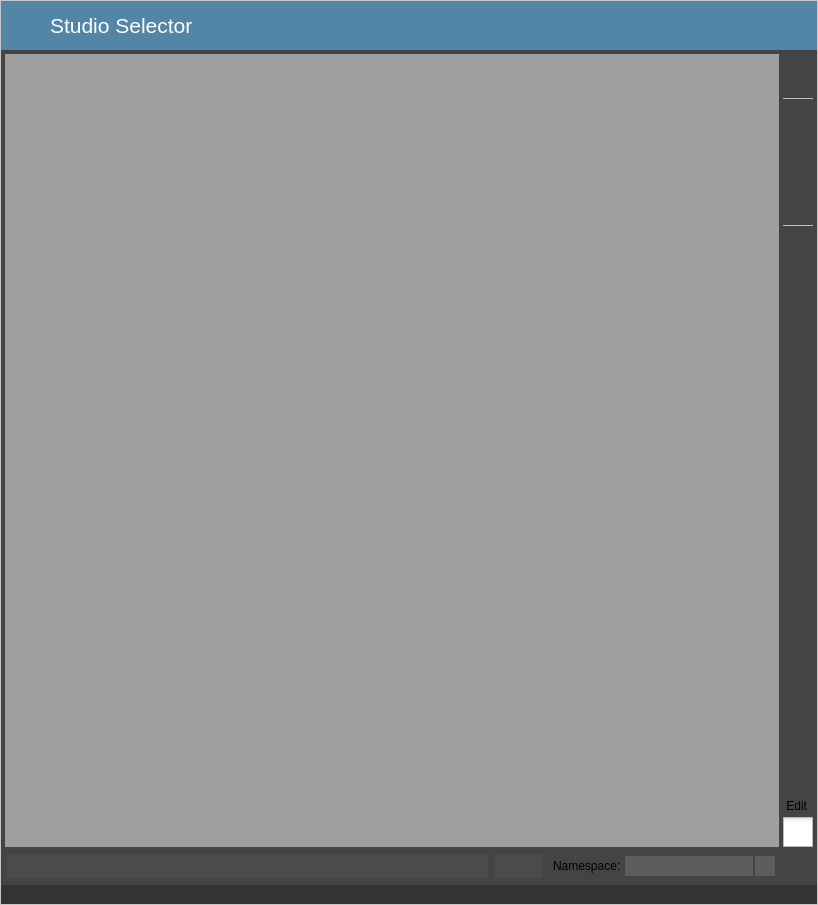
<?xml version="1.0" encoding="UTF-8"?>
<ui version="4.0">
 <class>Dialog</class>
 <widget class="QDialog" name="Dialog">
  <property name="geometry">
   <rect>
    <x>0</x>
    <y>0</y>
    <width>818</width>
    <height>905</height>
   </rect>
  </property>
  <property name="mouseTracking">
   <bool>true</bool>
  </property>
  <property name="windowTitle">
   <string>Dialog Name</string>
  </property>
  <property name="styleSheet">
   <string notr="true"/>
  </property>
  <layout class="QGridLayout" name="gridLayout_3" columnstretch="0">
   <property name="margin">
    <number>0</number>
   </property>
   <property name="spacing">
    <number>0</number>
   </property>
   <item row="2" column="0">
    <widget class="QFrame" name="statusBar">
     <property name="minimumSize">
      <size>
       <width>0</width>
       <height>20</height>
      </size>
     </property>
     <property name="maximumSize">
      <size>
       <width>16777215</width>
       <height>20</height>
      </size>
     </property>
     <property name="mouseTracking">
      <bool>true</bool>
     </property>
     <property name="styleSheet">
      <string notr="true">QFrame {
    background-color:#333333;
	border-style: solid; 
	border: 1px solid #c5c7ca; 
	border-top: 0px; 
	border-radius: 0px; 
}
</string>
     </property>
     <property name="frameShape">
      <enum>QFrame::NoFrame</enum>
     </property>
     <property name="frameShadow">
      <enum>QFrame::Raised</enum>
     </property>
     <layout class="QHBoxLayout" name="horizontalLayout">
      <property name="spacing">
       <number>0</number>
      </property>
      <property name="margin">
       <number>0</number>
      </property>
      <item>
       <spacer name="horizontalSpacer">
        <property name="orientation">
         <enum>Qt::Horizontal</enum>
        </property>
        <property name="sizeHint" stdset="0">
         <size>
          <width>40</width>
          <height>20</height>
         </size>
        </property>
       </spacer>
      </item>
      <item>
       <widget class="QLabel" name="resizeIcon">
        <property name="sizePolicy">
         <sizepolicy hsizetype="Preferred" vsizetype="Preferred">
          <horstretch>0</horstretch>
          <verstretch>0</verstretch>
         </sizepolicy>
        </property>
        <property name="minimumSize">
         <size>
          <width>20</width>
          <height>20</height>
         </size>
        </property>
        <property name="maximumSize">
         <size>
          <width>20</width>
          <height>20</height>
         </size>
        </property>
        <property name="cursor">
         <cursorShape>SizeFDiagCursor</cursorShape>
        </property>
        <property name="mouseTracking">
         <bool>true</bool>
        </property>
        <property name="styleSheet">
         <string notr="true">QLabel {
    background-color:#333333;
	border-style: solid; 
	border: 0px; 
	border-bottom: 1px solid #c5c7ca; 
	border-radius: 0px; 
}
</string>
        </property>
        <property name="text">
         <string/>
        </property>
        <property name="pixmap">
         <pixmap>ico/resize_corner.png</pixmap>
        </property>
        <property name="scaledContents">
         <bool>true</bool>
        </property>
       </widget>
      </item>
     </layout>
    </widget>
   </item>
   <item row="0" column="0">
    <widget class="QFrame" name="windowHeader">
     <property name="minimumSize">
      <size>
       <width>0</width>
       <height>50</height>
      </size>
     </property>
     <property name="maximumSize">
      <size>
       <width>16777215</width>
       <height>50</height>
      </size>
     </property>
     <property name="styleSheet">
      <string notr="true">QFrame {
    background-color:#5285a6;
	border-style: solid; 
	border: 1px solid #c5c7ca; 
	border-bottom: 0px;
	border-radius: 0px; 
}

</string>
     </property>
     <property name="frameShape">
      <enum>QFrame::NoFrame</enum>
     </property>
     <property name="frameShadow">
      <enum>QFrame::Raised</enum>
     </property>
     <property name="lineWidth">
      <number>0</number>
     </property>
     <layout class="QGridLayout">
      <property name="margin">
       <number>5</number>
      </property>
      <property name="spacing">
       <number>4</number>
      </property>
      <item row="0" column="0">
       <widget class="QLabel" name="headerIcon">
        <property name="minimumSize">
         <size>
          <width>30</width>
          <height>40</height>
         </size>
        </property>
        <property name="maximumSize">
         <size>
          <width>40</width>
          <height>40</height>
         </size>
        </property>
        <property name="styleSheet">
         <string notr="true">border: 0px;</string>
        </property>
        <property name="text">
         <string/>
        </property>
        <property name="pixmap">
         <pixmap>ico/logo.png</pixmap>
        </property>
        <property name="scaledContents">
         <bool>true</bool>
        </property>
       </widget>
      </item>
      <item row="0" column="3">
       <widget class="QPushButton" name="closeBtn">
        <property name="minimumSize">
         <size>
          <width>40</width>
          <height>40</height>
         </size>
        </property>
        <property name="maximumSize">
         <size>
          <width>40</width>
          <height>40</height>
         </size>
        </property>
        <property name="styleSheet">
         <string notr="true">QPushButton {
    background-color:#5285a6;
	border: 0px;
	border-radius: 20px; 
}
QPushButton::pressed {
    background-color:#3077a6;

}</string>
        </property>
        <property name="text">
         <string/>
        </property>
        <property name="icon">
         <iconset>
          <normaloff>ico/close.png</normaloff>ico/close.png</iconset>
        </property>
        <property name="iconSize">
         <size>
          <width>40</width>
          <height>40</height>
         </size>
        </property>
        <property name="autoDefault">
         <bool>false</bool>
        </property>
        <property name="flat">
         <bool>true</bool>
        </property>
       </widget>
      </item>
      <item row="0" column="1" colspan="2">
       <widget class="QLabel" name="headerTitle">
        <property name="font">
         <font>
          <pointsize>16</pointsize>
         </font>
        </property>
        <property name="styleSheet">
         <string notr="true">color: #FFFFFF;
border: 0px;
</string>
        </property>
        <property name="text">
         <string>Studio Selector</string>
        </property>
       </widget>
      </item>
     </layout>
    </widget>
   </item>
   <item row="1" column="0">
    <widget class="QFrame" name="windowContent">
     <property name="styleSheet">
      <string notr="true">QFrame {
    background-color:#444444;
	border-style: solid; 
	border-left: 1px solid #c5c7ca; 
	border-right: 1px solid #c5c7ca; 
	border-radius: 0px; 
}
</string>
     </property>
     <property name="frameShape">
      <enum>QFrame::NoFrame</enum>
     </property>
     <property name="frameShadow">
      <enum>QFrame::Raised</enum>
     </property>
     <layout class="QGridLayout" name="gridLayout">
      <property name="margin">
       <number>4</number>
      </property>
      <property name="spacing">
       <number>4</number>
      </property>
      <item row="0" column="1" colspan="3">
       <widget class="QMdiArea" name="mdiArea">
        <property name="styleSheet">
         <string notr="true">QWidget {
	background-color: #2b2b2b;

	border-style: solid; 
	border: 0px solid #c5c7ca; 
	border-radius: 0px; 
}


QWidget:tab { 
	background-color: #363636; 
	border-bottom: 1px solid #1a1a1a; 
	padding: 5px; 
}

QWidget:tab:selected { 
	background-color: #6d6d6d; 
	padding: 5px; 
}




QWidget::handle:horizontal {
	background: #2b2b2b;
	border: 0px;
	width: 20px;
	margin-top: -6px;
	margin-bottom: -6px;
	border-radius: 0px;
}
QWidget::handle:vertical {
	background: #2b2b2b;
	border: 0px;
	width: 20px;
	margin-top: -6px;
	margin-bottom: -6px;
	border-radius: 0px;
}
</string>
        </property>
        <property name="viewMode">
         <enum>QMdiArea::TabbedView</enum>
        </property>
        <property name="tabsClosable">
         <bool>true</bool>
        </property>
        <property name="tabsMovable">
         <bool>true</bool>
        </property>
       </widget>
      </item>
      <item row="1" column="2">
       <widget class="QFrame" name="namespaceFrame">
        <property name="styleSheet">
         <string notr="true">border: 0px;</string>
        </property>
        <property name="frameShape">
         <enum>QFrame::StyledPanel</enum>
        </property>
        <property name="frameShadow">
         <enum>QFrame::Raised</enum>
        </property>
        <layout class="QHBoxLayout" name="horizontalLayout_3">
         <property name="spacing">
          <number>4</number>
         </property>
         <property name="leftMargin">
          <number>6</number>
         </property>
         <property name="topMargin">
          <number>0</number>
         </property>
         <property name="rightMargin">
          <number>0</number>
         </property>
         <property name="bottomMargin">
          <number>0</number>
         </property>
         <item>
          <widget class="QLabel" name="label">
           <property name="minimumSize">
            <size>
             <width>0</width>
             <height>30</height>
            </size>
           </property>
           <property name="styleSheet">
            <string notr="true">QLabel {
	border: 0px;
}</string>
           </property>
           <property name="text">
            <string>Namespace:</string>
           </property>
          </widget>
         </item>
         <item>
          <widget class="QComboBox" name="namespaceComboBox">
           <property name="minimumSize">
            <size>
             <width>150</width>
             <height>20</height>
            </size>
           </property>
           <property name="styleSheet">
            <string notr="true">QComboBox { 
	border-style: solid; 
	border: 0px; 
	border-radius: 0px; 
	background:#5d5d5d; 
	color: #eeeeee; 
}

QComboBox:drop-down {
	width: 20px;
	height: 20px;
    subcontrol-origin: padding;
    subcontrol-position: top right;

    border-left-width: 2px;
    border-left-color: #444444;
    border-left-style: solid; 
    border-top-right-radius: 3px;
    border-bottom-right-radius: 3px;
}

QComboBox:down-arrow {
    image: url(X:/tools/Maya/windows/2016/python/studioLibs/qss/arrow_down.png);
	width: 20px;
	height: 20px;
}
</string>
           </property>
          </widget>
         </item>
        </layout>
       </widget>
      </item>
      <item row="1" column="1">
       <widget class="QFrame" name="editFrame">
        <property name="styleSheet">
         <string notr="true">QFrame {
    border: 0px;
}</string>
        </property>
        <property name="frameShape">
         <enum>QFrame::StyledPanel</enum>
        </property>
        <property name="frameShadow">
         <enum>QFrame::Raised</enum>
        </property>
        <layout class="QHBoxLayout" name="horizontalLayout_2">
         <property name="spacing">
          <number>4</number>
         </property>
         <property name="margin">
          <number>0</number>
         </property>
         <item>
          <widget class="QLineEdit" name="changeNameEdit">
           <property name="enabled">
            <bool>false</bool>
           </property>
           <property name="minimumSize">
            <size>
             <width>60</width>
             <height>26</height>
            </size>
           </property>
           <property name="maximumSize">
            <size>
             <width>16777215</width>
             <height>16777215</height>
            </size>
           </property>
           <property name="styleSheet">
            <string notr="true">QLineEdit { 
	border-style: solid; 
	border-radius: 0px; 
	margin: 1px;
}

QLineEdit::disabled { 
	border-style: solid; 
	border-radius: 0px; 
	margin: 1px;
    background-color:#4b4b4b;
}
</string>
           </property>
          </widget>
         </item>
         <item>
          <widget class="QPushButton" name="changeColorBtn">
           <property name="enabled">
            <bool>false</bool>
           </property>
           <property name="minimumSize">
            <size>
             <width>50</width>
             <height>26</height>
            </size>
           </property>
           <property name="maximumSize">
            <size>
             <width>16777215</width>
             <height>16777215</height>
            </size>
           </property>
           <property name="styleSheet">
            <string notr="true">QPushButton { 
	border-style: solid; 
	border-radius: 0px; 
	margin: 1px;
    background-color:#acacac;
    color: #2b2b2b;
}

QPushButton::disabled { 
	border-style: solid; 
	border-radius: 0px; 
	margin: 1px;
    background-color:#4b4b4b;
    color:#4b4b4b;
}
</string>
           </property>
           <property name="text">
            <string>color</string>
           </property>
          </widget>
         </item>
        </layout>
       </widget>
      </item>
      <item row="0" column="4">
       <widget class="QFrame" name="frame_4">
        <property name="minimumSize">
         <size>
          <width>30</width>
          <height>0</height>
         </size>
        </property>
        <property name="maximumSize">
         <size>
          <width>30</width>
          <height>16777215</height>
         </size>
        </property>
        <property name="styleSheet">
         <string notr="true">border: 0px;</string>
        </property>
        <property name="frameShape">
         <enum>QFrame::StyledPanel</enum>
        </property>
        <property name="frameShadow">
         <enum>QFrame::Raised</enum>
        </property>
        <layout class="QVBoxLayout" name="verticalLayout">
         <property name="spacing">
          <number>4</number>
         </property>
         <property name="margin">
          <number>0</number>
         </property>
         <item>
          <widget class="QLabel" name="label_2">
           <property name="minimumSize">
            <size>
             <width>30</width>
             <height>30</height>
            </size>
           </property>
           <property name="maximumSize">
            <size>
             <width>30</width>
             <height>30</height>
            </size>
           </property>
           <property name="text">
            <string/>
           </property>
           <property name="pixmap">
            <pixmap>ico/logo.png</pixmap>
           </property>
           <property name="scaledContents">
            <bool>true</bool>
           </property>
          </widget>
         </item>
         <item>
          <widget class="Line" name="line">
           <property name="minimumSize">
            <size>
             <width>0</width>
             <height>21</height>
            </size>
           </property>
           <property name="maximumSize">
            <size>
             <width>16777215</width>
             <height>21</height>
            </size>
           </property>
           <property name="styleSheet">
            <string notr="true">QFrame#line{
    background-color: #bdbdbd;
    margin-top: 10px;
    margin-bottom: 10px;
}</string>
           </property>
           <property name="orientation">
            <enum>Qt::Horizontal</enum>
           </property>
          </widget>
         </item>
         <item>
          <widget class="QPushButton" name="newBtn">
           <property name="minimumSize">
            <size>
             <width>30</width>
             <height>30</height>
            </size>
           </property>
           <property name="maximumSize">
            <size>
             <width>16777215</width>
             <height>16777215</height>
            </size>
           </property>
           <property name="toolTip">
            <string>New selector</string>
           </property>
           <property name="styleSheet">
            <string notr="true">QToolTip { 
    color: #363636; 
    background-color: #ffffdc; 
    border: 1px solid #c8c8c8;
	border-radius: 0px;
	margin: -2px;

}</string>
           </property>
           <property name="text">
            <string/>
           </property>
           <property name="icon">
            <iconset>
             <normaloff>ico/ic_note_add_white_48dp.png</normaloff>ico/ic_note_add_white_48dp.png</iconset>
           </property>
           <property name="iconSize">
            <size>
             <width>30</width>
             <height>30</height>
            </size>
           </property>
           <property name="autoDefault">
            <bool>false</bool>
           </property>
           <property name="flat">
            <bool>true</bool>
           </property>
          </widget>
         </item>
         <item>
          <widget class="QPushButton" name="openBtn">
           <property name="minimumSize">
            <size>
             <width>30</width>
             <height>30</height>
            </size>
           </property>
           <property name="maximumSize">
            <size>
             <width>16777215</width>
             <height>16777215</height>
            </size>
           </property>
           <property name="toolTip">
            <string>Open selector</string>
           </property>
           <property name="styleSheet">
            <string notr="true">QToolTip { 
    color: #363636; 
    background-color: #ffffdc; 
    border: 1px solid #c8c8c8;
	border-radius: 0px;
	margin: -2px;
}</string>
           </property>
           <property name="text">
            <string/>
           </property>
           <property name="icon">
            <iconset>
             <normaloff>ico/ic_folder_open_white_48dp.png</normaloff>ico/ic_folder_open_white_48dp.png</iconset>
           </property>
           <property name="iconSize">
            <size>
             <width>30</width>
             <height>30</height>
            </size>
           </property>
           <property name="autoDefault">
            <bool>false</bool>
           </property>
           <property name="flat">
            <bool>true</bool>
           </property>
          </widget>
         </item>
         <item>
          <widget class="QPushButton" name="saveBtn">
           <property name="minimumSize">
            <size>
             <width>30</width>
             <height>30</height>
            </size>
           </property>
           <property name="maximumSize">
            <size>
             <width>16777215</width>
             <height>16777215</height>
            </size>
           </property>
           <property name="toolTip">
            <string>Save selector</string>
           </property>
           <property name="styleSheet">
            <string notr="true">QToolTip { 
    color: #363636; 
    background-color: #ffffdc; 
    border: 1px solid #c8c8c8;
	border-radius: 0px;
	margin: -2px;
}</string>
           </property>
           <property name="text">
            <string/>
           </property>
           <property name="icon">
            <iconset>
             <normaloff>ico/ic_save_white_48dp.png</normaloff>ico/ic_save_white_48dp.png</iconset>
           </property>
           <property name="iconSize">
            <size>
             <width>30</width>
             <height>30</height>
            </size>
           </property>
           <property name="autoDefault">
            <bool>false</bool>
           </property>
           <property name="flat">
            <bool>true</bool>
           </property>
          </widget>
         </item>
         <item>
          <widget class="Line" name="line_2">
           <property name="minimumSize">
            <size>
             <width>0</width>
             <height>21</height>
            </size>
           </property>
           <property name="maximumSize">
            <size>
             <width>16777215</width>
             <height>21</height>
            </size>
           </property>
           <property name="styleSheet">
            <string notr="true">QFrame#line_2{
    background-color: #bdbdbd;
    margin-top: 10px;
    margin-bottom: 10px;
}</string>
           </property>
           <property name="orientation">
            <enum>Qt::Horizontal</enum>
           </property>
          </widget>
         </item>
         <item>
          <spacer name="verticalSpacer">
           <property name="orientation">
            <enum>Qt::Vertical</enum>
           </property>
           <property name="sizeHint" stdset="0">
            <size>
             <width>20</width>
             <height>40</height>
            </size>
           </property>
          </spacer>
         </item>
         <item>
          <widget class="QLabel" name="editLabel">
           <property name="text">
            <string> Edit</string>
           </property>
           <property name="alignment">
            <set>Qt::AlignLeading|Qt::AlignLeft|Qt::AlignVCenter</set>
           </property>
          </widget>
         </item>
         <item>
          <widget class="QCheckBox" name="setEditCheckBox">
           <property name="styleSheet">
            <string notr="true">QCheckBox {
	spacing: 5px;
}

QCheckBox::indicator {
	width: 30px;
	height: 30px;
}

QCheckBox::indicator:unchecked {
	image: url(X:/tools/Maya/windows/2016/python/studioLibs/qss/check_box_unchecked.png);
	width: 30px;
}

QCheckBox::indicator:checked {
	image: url(X:/tools/Maya/windows/2016/python/studioLibs/qss/check_box_checked.png);
	width: 30px;
}
</string>
           </property>
           <property name="text">
            <string/>
           </property>
          </widget>
         </item>
        </layout>
       </widget>
      </item>
     </layout>
    </widget>
   </item>
  </layout>
 </widget>
 <resources/>
 <connections>
  <connection>
   <sender>closeBtn</sender>
   <signal>released()</signal>
   <receiver>Dialog</receiver>
   <slot>accept()</slot>
   <hints>
    <hint type="sourcelabel">
     <x>649</x>
     <y>24</y>
    </hint>
    <hint type="destinationlabel">
     <x>337</x>
     <y>397</y>
    </hint>
   </hints>
  </connection>
  <connection>
   <sender>setEditCheckBox</sender>
   <signal>toggled(bool)</signal>
   <receiver>changeNameEdit</receiver>
   <slot>setEnabled(bool)</slot>
   <hints>
    <hint type="sourcelabel">
     <x>294</x>
     <y>755</y>
    </hint>
    <hint type="destinationlabel">
     <x>480</x>
     <y>755</y>
    </hint>
   </hints>
  </connection>
  <connection>
   <sender>setEditCheckBox</sender>
   <signal>toggled(bool)</signal>
   <receiver>changeColorBtn</receiver>
   <slot>setEnabled(bool)</slot>
   <hints>
    <hint type="sourcelabel">
     <x>294</x>
     <y>755</y>
    </hint>
    <hint type="destinationlabel">
     <x>654</x>
     <y>755</y>
    </hint>
   </hints>
  </connection>
 </connections>
</ui>
